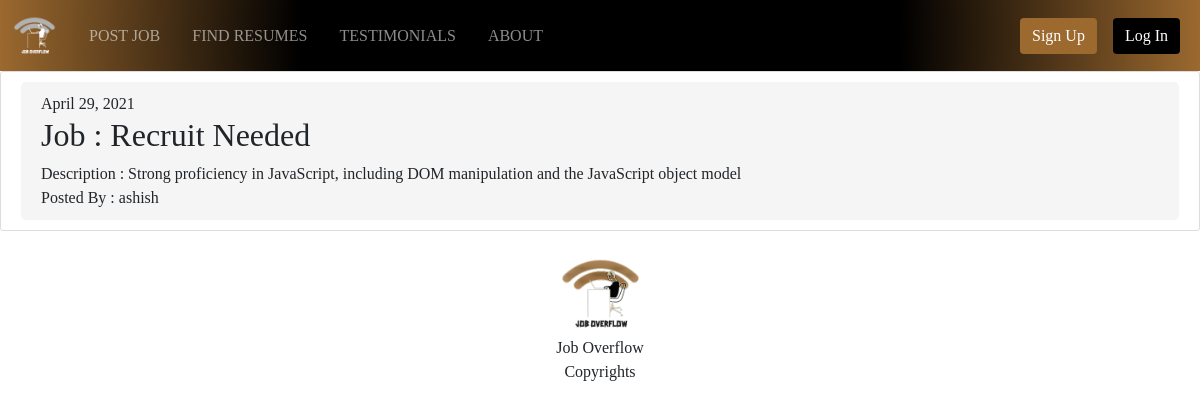
Page /jobs/applications/1/ on the earlier database version.
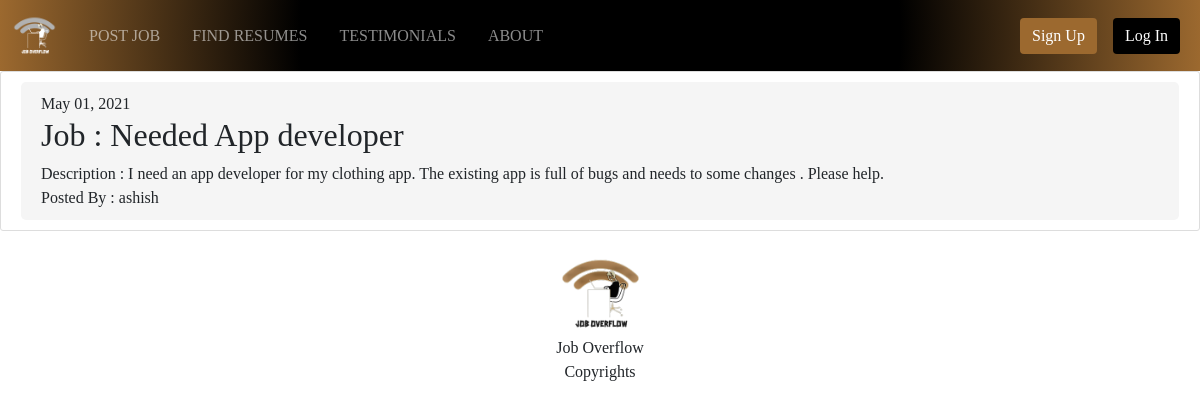
Same page on the later database version.
### jobs/models.py (models this page shows, shortened)
class JobApplication(models.Model):
    job = models.ForeignKey(
        JobPost, related_name='job_application', on_delete=models.CASCADE)
    applicant = models.ForeignKey(
        User, related_name='job_applicant', on_delete=models.CASCADE)
    date_applied = models.DateTimeField(default=timezone.now)
    full_name = models.CharField(max_length=200, blank=False)
    address = models.CharField(max_length=255, blank=False)
    resume = models.FileField(
        null=True, upload_to="applicant_resumes", blank=True)
    email = models.EmailField(blank=False)
    additional_info = models.CharField(max_length=500, blank=True)

class JobPost(models.Model):
    title = models.CharField(max_length=200)
    description = models.TextField()
    recruiter = models.ForeignKey(User, on_delete=models.CASCADE)
    company = models.CharField(max_length=200, default="", null=True)
    stipend = models.FloatField(blank=True, null=True)
    location = models.CharField(max_length=255)
    link = models.URLField(null=True, blank=True)
    date_posted = models.DateTimeField(default=timezone.now)
    skills_req = models.CharField(
        max_length=200, default="No skills required.", null=True)

### jobs/views.py (the view)
class JobApplicationDetailView(DetailView):
    model = JobApplication
    def get_context_data(self, **kwargs):
        context = super(JobApplicationDetailView,
                        self).get_context_data(**kwargs)
        logged_user = self.request.user
        application = self.get_object()
        if logged_user == application.job.recruiter:
            context['is_recruiter'] = 1
        return context

### jobs/templates/jobs/jobapplication_detail.html (shortened to what this page needs)
{% extends 'jobs/base.html' %} {% block content %}
<article class="content-section">
	<div class="job-update">
		<div>
			<p>{{ object.date_applied | date:"F d, Y" }}</p>
		</div>
		<h2 class="article-title">Job : {{ object.job.title }}</h2>
		<p class="article-content">Description : {{ object.job.description }}</p>
		<p class="font-weight-light">Posted By : {{ object.job.recruiter }}</p>
	</div>
</article>
{% endblock content %}

Differences in the rows shown:
changed JobApplication "ashish": date_applied "April 29, 2021" → "May 01, 2021"; job "Recruit Needed" → "Needed App developer"; job.description "Strong proficiency in JavaScript, including DOM manipulation and the JavaScript object model" → "I need an app developer for my clothing app. The existing app is full of bugs and needs to some changes . Please help."
